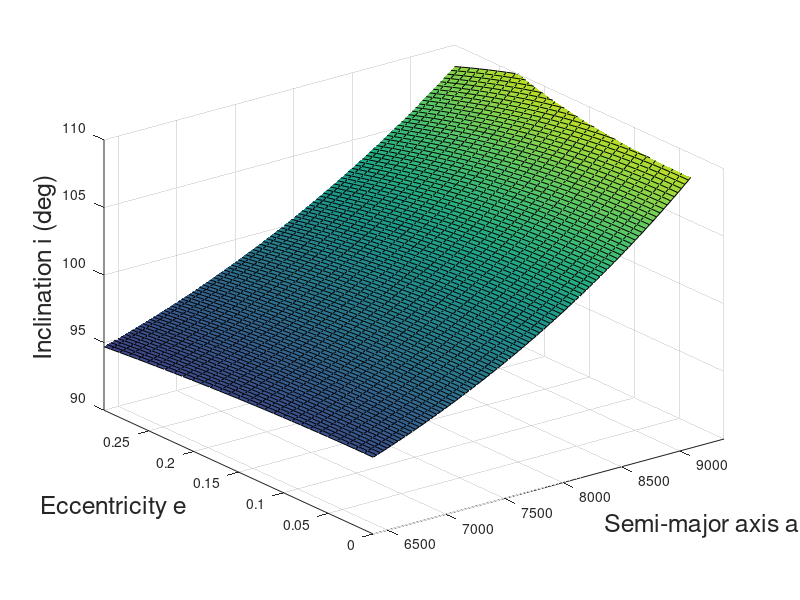

Reproduce this figure in MATLAB. (Note: this script raises an error after producing the figure.)
clear all
close all
clc

% Ground track for sun-synchronous

mu = 3.986e5; % km^3/sec^2
J2 = 1.083e-3; % J2 value for Earth
Na = 100;
Ne = 100;
Re = 6378;
Omdot = 0.986/(24*3600); % cap Omega dot in deg/sec

a = linspace(Re,Re+3000,Na);
e = linspace(0,1,Ne);

% Now solve for e using J2 for sun-synchronous orbit
k1 = length(a);
k2 = length(e);
i = zeros(k2,k1);

for ind1 = 1:k1
    for ind2 = 1:k2
        n = sqrt(mu/a(ind1)^3)*180/pi;
        p = a(ind1)*(1-e(ind2)^2);
        i(ind2,ind1) = acosd(Omdot/(-3/2*n*J2*(Re/p)^2));
    end
    
end

i(imag(i)~=0) = NaN;
surf(a,e,i)


axis([Re Re+3000 0 0.3 90 110]) % Zoom in on area of interest
xlabel('Semi-major axis a (km)','FontSize',18)
ylabel('Eccentricity e','FontSize',18)
zlabel('Inclination i (deg)','FontSize',18)

% Now get space objects

load('catalog_TLEs.mat')

cat = cell2struct(catalog_TLEs, 'all', 1);
cat = [cat.all];

semimajoraxis = [cat.semimajoraxis];
eccentricity = [cat.eccentricity];
inclination = [cat.inclination];

hold on
% De-sample by 10 to ease computation time
scatter3(semimajoraxis(1:10:end),eccentricity(1:10:end),inclination(1:10:end))
        

